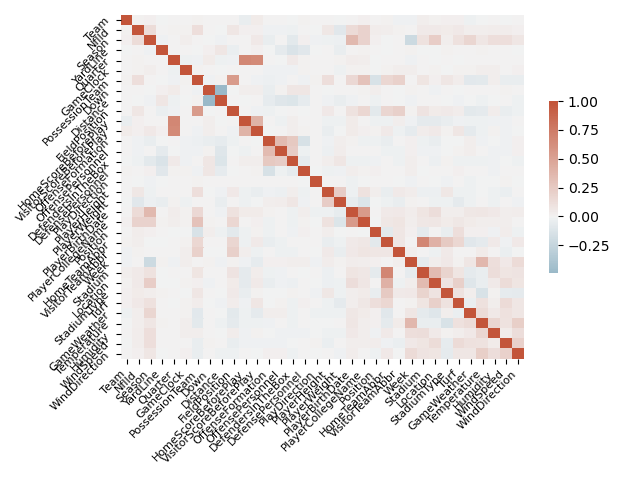

Python code for this plot:
import pandas as pd
import seaborn as sn
import matplotlib.pyplot as plt

df = pd.read_csv('scaled.csv')
corr = df.corr()
cmap = sn.diverging_palette(230, 20, as_cmap=True)
# We prepare the plot  
fig, ax = plt.subplots()

# We change the fontsize of minor ticks label 
ax.tick_params(axis='both', which='major', labelsize=8)
ax.tick_params(axis='both', which='minor', labelsize=8)

sn.heatmap(corr, cmap=cmap, center=0, cbar_kws={'shrink': .5}, annot=False, xticklabels=True, yticklabels=True)
plt.show()
plt.yticks(rotation=45)
plt.xticks(rotation=45, ha='right')
plt.tight_layout()

plt.savefig('corr.png')